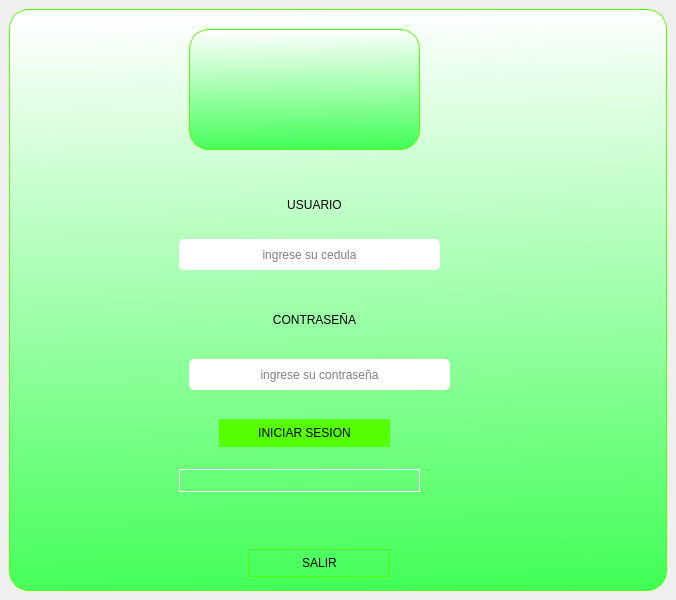
<?xml version="1.0" encoding="UTF-8"?>
<ui version="4.0">
 <class>MainWindow</class>
 <widget class="QMainWindow" name="MainWindow">
  <property name="geometry">
   <rect>
    <x>0</x>
    <y>0</y>
    <width>676</width>
    <height>600</height>
   </rect>
  </property>
  <property name="windowTitle">
   <string>MainWindow</string>
  </property>
  <widget class="QWidget" name="centralwidget">
   <layout class="QVBoxLayout" name="verticalLayout">
    <item>
     <widget class="QFrame" name="frame">
      <property name="styleSheet">
       <string notr="true">background-color: qlineargradient(spread:pad, x1:0.502373, y1:0, x2:0.532139, y2:1, stop:0 rgba(255, 255, 255, 255), stop:1 rgba(66, 255, 87, 255));
border-radius:20px;
border:1px solid #55ff00;</string>
      </property>
      <property name="frameShape">
       <enum>QFrame::StyledPanel</enum>
      </property>
      <property name="frameShadow">
       <enum>QFrame::Raised</enum>
      </property>
      <widget class="QLabel" name="label">
       <property name="geometry">
        <rect>
         <x>180</x>
         <y>20</y>
         <width>231</width>
         <height>121</height>
        </rect>
       </property>
       <property name="text">
        <string/>
       </property>
       <property name="pixmap">
        <pixmap>../../Downloads/uco..png</pixmap>
       </property>
      </widget>
      <widget class="QLabel" name="label_2">
       <property name="geometry">
        <rect>
         <x>210</x>
         <y>180</y>
         <width>191</width>
         <height>31</height>
        </rect>
       </property>
       <property name="styleSheet">
        <string notr="true">background-color: rgba(0, 0, 0,0%);
font: 75 12pt &quot;Arial&quot;;
border:None;</string>
       </property>
       <property name="text">
        <string>USUARIO</string>
       </property>
       <property name="alignment">
        <set>Qt::AlignCenter</set>
       </property>
      </widget>
      <widget class="QLabel" name="label_3">
       <property name="geometry">
        <rect>
         <x>230</x>
         <y>280</y>
         <width>151</width>
         <height>61</height>
        </rect>
       </property>
       <property name="styleSheet">
        <string notr="true">background-color: rgba(0, 0, 0,0%);
font: 75 12pt &quot;Arial&quot;;
border:None;</string>
       </property>
       <property name="text">
        <string>CONTRASEÑA</string>
       </property>
       <property name="alignment">
        <set>Qt::AlignCenter</set>
       </property>
      </widget>
      <widget class="QLineEdit" name="users">
       <property name="geometry">
        <rect>
         <x>170</x>
         <y>230</y>
         <width>261</width>
         <height>31</height>
        </rect>
       </property>
       <property name="styleSheet">
        <string notr="true"> background-color:rgb(255, 255, 255);
border-radius:5px;
border:None
</string>
       </property>
       <property name="alignment">
        <set>Qt::AlignCenter</set>
       </property>
       <property name="placeholderText">
        <string>ingrese su cedula</string>
       </property>
      </widget>
      <widget class="QLineEdit" name="password">
       <property name="geometry">
        <rect>
         <x>180</x>
         <y>350</y>
         <width>261</width>
         <height>31</height>
        </rect>
       </property>
       <property name="styleSheet">
        <string notr="true"> background-color:rgb(255, 255, 255);
border-radius:5px;
border:None
</string>
       </property>
       <property name="alignment">
        <set>Qt::AlignCenter</set>
       </property>
       <property name="placeholderText">
        <string>ingrese su contraseña</string>
       </property>
      </widget>
      <widget class="QPushButton" name="pushButton">
       <property name="geometry">
        <rect>
         <x>210</x>
         <y>410</y>
         <width>171</width>
         <height>28</height>
        </rect>
       </property>
       <property name="styleSheet">
        <string notr="true">QPushButton{
   	background-color: rgb(85, 255, 0);
	font: 75 12pt &quot;Arial&quot;;
border : 5px solid #0000;
}
QPushButton:hover{
	background-color: rgb(255, 255, 255);
	font: 75 12pt &quot;Arial&quot;;
border: 5px solid #0000;
}</string>
       </property>
       <property name="text">
        <string>INICIAR SESION</string>
       </property>
      </widget>
      <widget class="QPushButton" name="salir">
       <property name="geometry">
        <rect>
         <x>240</x>
         <y>540</y>
         <width>141</width>
         <height>28</height>
        </rect>
       </property>
       <property name="styleSheet">
        <string notr="true">QPushButton{
   	background-color: rgb(0 ,0,0,0%);
	font: 75 12pt &quot;Arial&quot;;
border : 5px solid #0000;
}
QPushButton:hover{
	background-color: rgb(255, 255, 255);
	font: 75 12pt &quot;Arial&quot;;
border: 5px solid #0000;
}</string>
       </property>
       <property name="text">
        <string>SALIR</string>
       </property>
      </widget>
      <widget class="QProgressBar" name="progressBar">
       <property name="geometry">
        <rect>
         <x>170</x>
         <y>460</y>
         <width>241</width>
         <height>23</height>
        </rect>
       </property>
       <property name="styleSheet">
        <string notr="true">QProgressBar{
	background-color: rgba(0,0,0,0%);
	border-radius:25px;
border : 1px solid #ffffff;
}
QProgressBar::chunk{
	
	background-color: qlineargradient(spread:pad, x1:0.502373, y1:0, x2:0.482, y2:1, stop:0 rgba(255, 255, 255, 255), stop:1 rgba(66, 255, 87, 255));
	border-radius:25px;
}</string>
       </property>
       <property name="value">
        <number>0</number>
       </property>
       <property name="textVisible">
        <bool>false</bool>
       </property>
      </widget>
      <widget class="QLabel" name="usuario_incorrecto">
       <property name="geometry">
        <rect>
         <x>240</x>
         <y>260</y>
         <width>131</width>
         <height>16</height>
        </rect>
       </property>
       <property name="styleSheet">
        <string notr="true">background-color: rgba(0, 0, 0,0%);
font: 75 9pt &quot;Arial&quot;;
color: rgb(255, 0, 0);
border:None;</string>
       </property>
       <property name="text">
        <string/>
       </property>
       <property name="alignment">
        <set>Qt::AlignCenter</set>
       </property>
      </widget>
      <widget class="QLabel" name="contrasena_incorrecta">
       <property name="geometry">
        <rect>
         <x>250</x>
         <y>380</y>
         <width>131</width>
         <height>16</height>
        </rect>
       </property>
       <property name="styleSheet">
        <string notr="true">background-color: rgba(0, 0, 0,0%);
font: 75 9pt &quot;Arial&quot;;
color: rgb(255, 0, 0);
border:None;</string>
       </property>
       <property name="text">
        <string/>
       </property>
       <property name="alignment">
        <set>Qt::AlignCenter</set>
       </property>
      </widget>
      <widget class="QLabel" name="cargando">
       <property name="geometry">
        <rect>
         <x>240</x>
         <y>490</y>
         <width>131</width>
         <height>16</height>
        </rect>
       </property>
       <property name="styleSheet">
        <string notr="true">background-color: rgba(0, 0, 0,0%);
font: 75 9pt &quot;Arial&quot;;
border:None;</string>
       </property>
       <property name="text">
        <string/>
       </property>
       <property name="alignment">
        <set>Qt::AlignCenter</set>
       </property>
      </widget>
     </widget>
    </item>
   </layout>
  </widget>
 </widget>
 <resources/>
 <connections>
  <connection>
   <sender>salir</sender>
   <signal>clicked()</signal>
   <receiver>MainWindow</receiver>
   <slot>close()</slot>
   <hints>
    <hint type="sourcelabel">
     <x>339</x>
     <y>562</y>
    </hint>
    <hint type="destinationlabel">
     <x>379</x>
     <y>629</y>
    </hint>
   </hints>
  </connection>
 </connections>
</ui>
